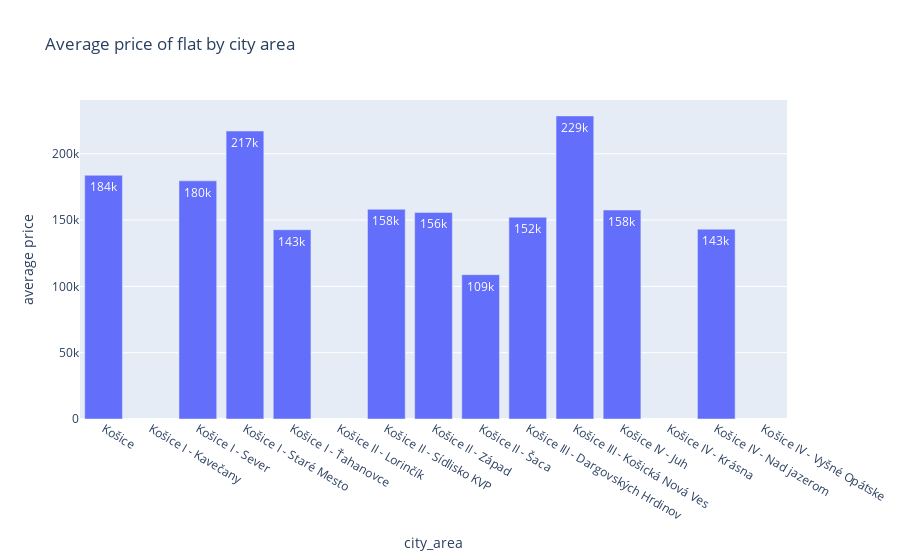
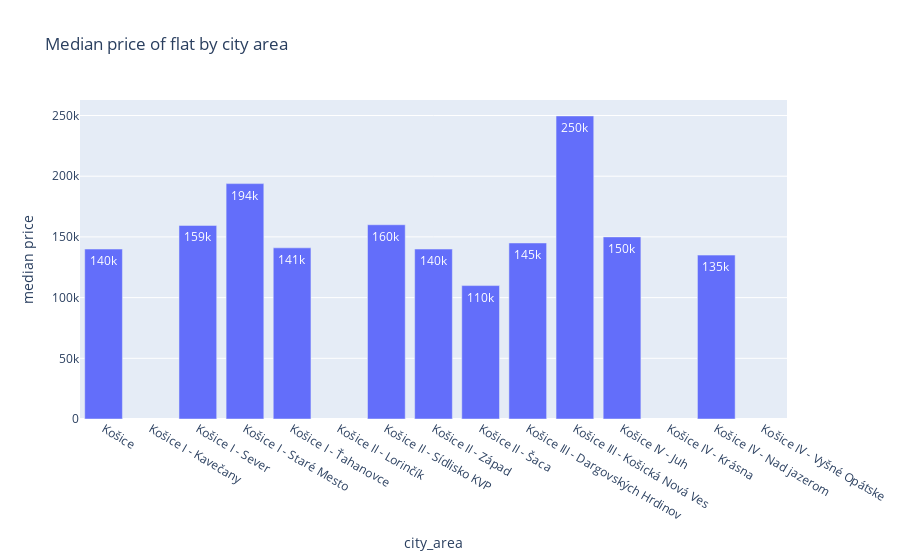

Notebook cell for these charts, in order:
### Code cell
# average
most_expensive = tmpdf.groupby(['city_area']).mean()
barplot = px.bar(most_expensive, title="Average price of flat by city area", text_auto='.3s')
barplot.update_layout(yaxis_title='average price', showlegend=False)
barplot.show()

# median
most_expensive_medians = tmpdf.groupby(['city_area']).median()
barplot_medians = px.bar(most_expensive_medians, title="Median price of flat by city area", text_auto='.3s')
barplot_medians.update_layout(yaxis_title='median price', showlegend=False)
barplot_medians.show()

### Figure 1 — Plotly figure (JSON) as saved in the notebook; plotly's stock layout.template omitted (floating-point values rounded to 4 significant figures)
{"data": [{"alignmentgroup": "True", "hovertemplate": "variable=price<br>city_area=%{x}<br>value=%{y}<extra></extra>", "legendgroup": "price", "marker": {"color": "#636efa", "pattern": {"shape": ""}}, "name": "price", "offsetgroup": "price", "orientation": "v", "showlegend": true, "textposition": "auto", "texttemplate": "%{y:.3s}", "type": "bar", "x": ["Košice", "Košice I - Kavečany", "Košice I - Sever", "Košice I - Staré Mesto", "Košice I - Ťahanovce", "Košice II - Lorinčík", "Košice II - Sídlisko KVP", "Košice II - Západ", "Košice II - Šaca", "Košice III - Dargovských Hrdinov", "Košice III - Košická Nová Ves", "Košice IV - Juh", "Košice IV - Krásna", "Košice IV - Nad jazerom", "Košice IV - Vyšné Opátske"], "xaxis": "x", "y": [183800, null, 179600.0, 217100.0, 142700.0, null, 158200.0, 155800.0, 108800.0, 152200.0, 228531, 157600.0, null, 143100.0, null], "yaxis": "y"}], "layout": {"barmode": "relative", "legend": {"title": {"text": "variable"}, "tracegroupgap": 0}, "showlegend": false, "title": {"text": "Average price of flat by city area"}, "xaxis": {"anchor": "y", "domain": [0, 1], "title": {"text": "city_area"}}, "yaxis": {"anchor": "x", "domain": [0, 1], "title": {"text": "average price"}}}}

### Figure 2 — Plotly figure (JSON) as saved in the notebook; plotly's stock layout.template omitted (floating-point values rounded to 4 significant figures)
{"data": [{"alignmentgroup": "True", "hovertemplate": "variable=price<br>city_area=%{x}<br>value=%{y}<extra></extra>", "legendgroup": "price", "marker": {"color": "#636efa", "pattern": {"shape": ""}}, "name": "price", "offsetgroup": "price", "orientation": "v", "showlegend": true, "textposition": "auto", "texttemplate": "%{y:.3s}", "type": "bar", "x": ["Košice", "Košice I - Kavečany", "Košice I - Sever", "Košice I - Staré Mesto", "Košice I - Ťahanovce", "Košice II - Lorinčík", "Košice II - Sídlisko KVP", "Košice II - Západ", "Košice II - Šaca", "Košice III - Dargovských Hrdinov", "Košice III - Košická Nová Ves", "Košice IV - Juh", "Košice IV - Krásna", "Košice IV - Nad jazerom", "Košice IV - Vyšné Opátske"], "xaxis": "x", "y": [140000, null, 159450, 193900, 141000, null, 160000, 139990, 109900, 145000, 249633, 150000, null, 134999, null], "yaxis": "y"}], "layout": {"barmode": "relative", "legend": {"title": {"text": "variable"}, "tracegroupgap": 0}, "showlegend": false, "title": {"text": "Median price of flat by city area"}, "xaxis": {"anchor": "y", "domain": [0, 1], "title": {"text": "city_area"}}, "yaxis": {"anchor": "x", "domain": [0, 1], "title": {"text": "median price"}}}}
